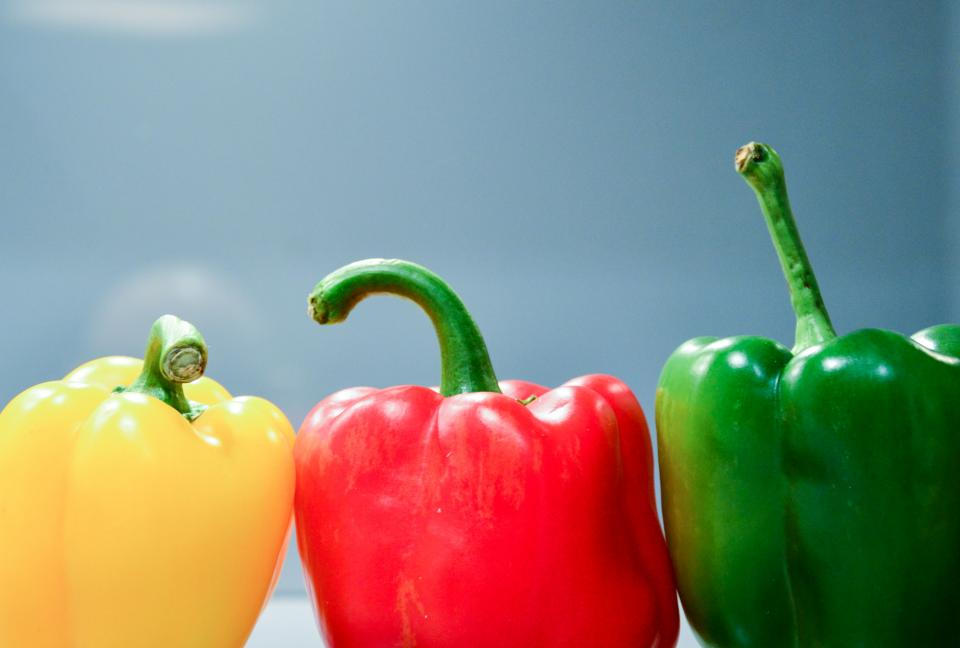
#> input picture data/images/capsicum.jpg, 960 x 648 px
$ python 20_desaturation.py
#> lines starting #> are read from the running program, lines starting #| are printed output that depends on the picture
import cv2
import numpy as np

img = cv2.imread('data/images/capsicum.jpg', 1)
#> img is the input picture: shape (648, 960, 3); mean B, G, R 121.7, 135.9, 138.8

cv2.imshow("original", img)

saturatuonScale = 0.01

hsvImage = cv2.cvtColor(img, cv2.COLOR_BGR2HSV)
#> hsvImage: shape (648, 960, 3); mean H, S, V 86.4, 135.3, 180

hsvImage = np.float32(hsvImage)
#> hsvImage: shape (648, 960, 3) float32; mean H, S, V 86.3, 135.5, 180.1

# 채널로 분리하는 함수
H, S, V = cv2.split(hsvImage)
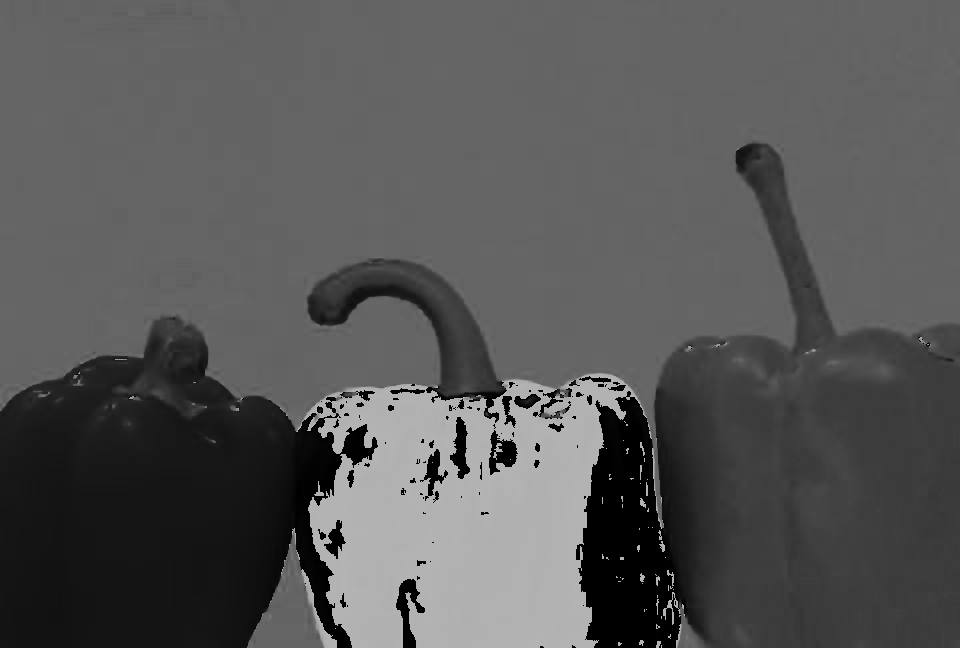
#> H: shape (648, 960) float32; min 0, max 179, mean 86.4
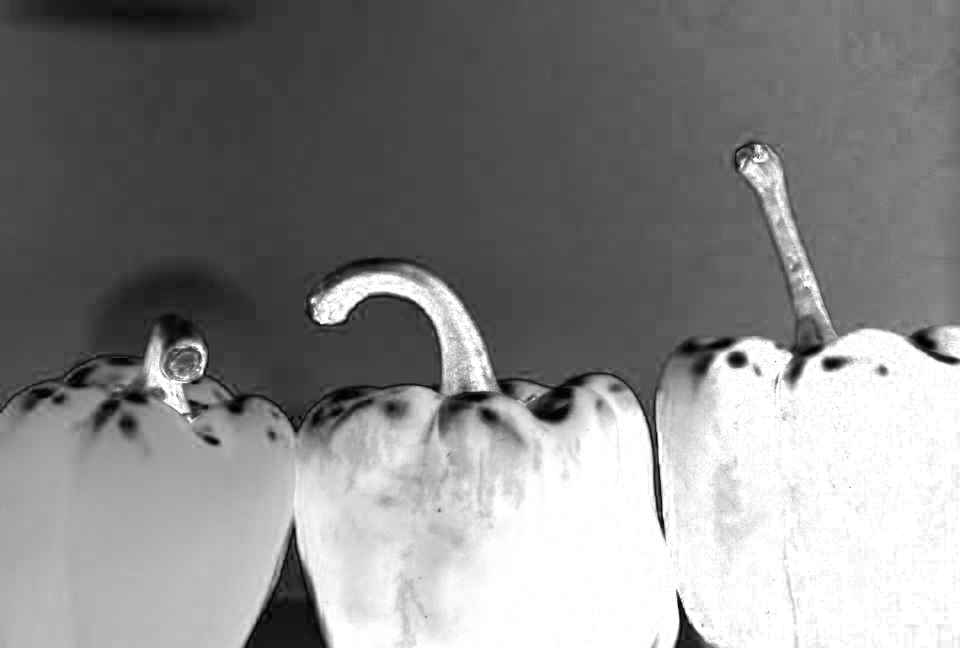
#> S: shape (648, 960) float32; min 0, max 255, mean 135.3
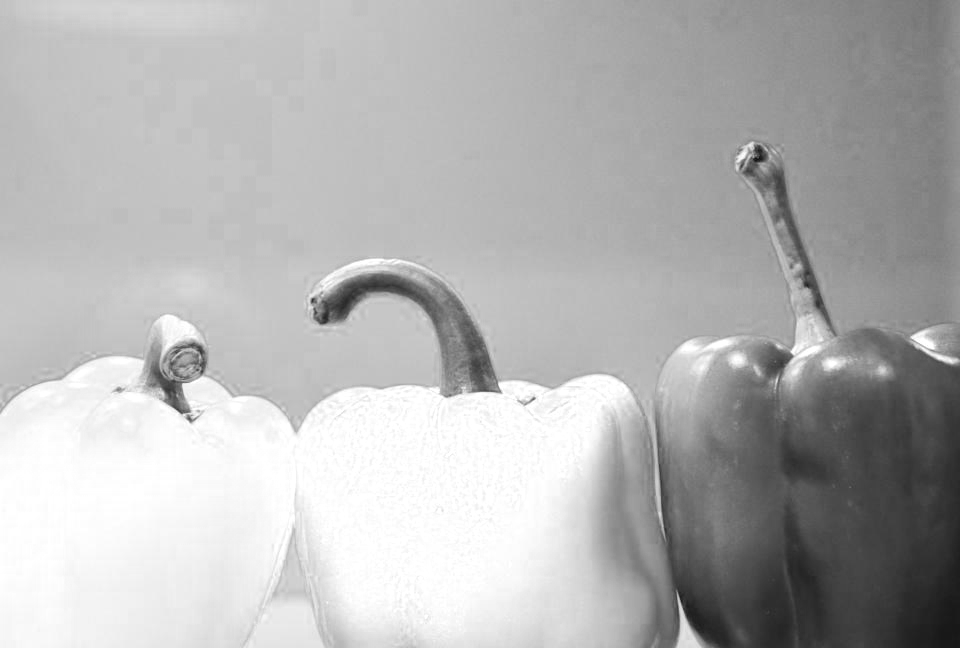
#> V: shape (648, 960) float32; min 15, max 255, mean 180

# 유용한함수 : np.clip 함수를 이용 0보다 작으면 0으로 맞추고
# 255보다 크면 255로 맞추라고 할 수 있다.

S = np.clip(S * saturatuonScale, 0, 255)

# 나눈 채널을 하나로 합치는 함수
hsvImage = cv2.merge( [ H, S, V ] )
#> hsvImage: shape (648, 960, 3) float32; mean H, S, V 86.3, 1.4, 180.1

# 위에서 float으로 작업을 했으므로, 다시 uint8로 변경해줘야 한다.
# hsvImage = hsvImage.astype(uint8)
hsvImage = np.uint8(hsvImage)
#> hsvImage: shape (648, 960, 3); mean H, S, V 86.4, 0.8, 180

# BGR로 다시 변경해야, 우리가 눈으로 확인 가능
imgBgr = cv2.cvtColor(hsvImage, cv2.COLOR_HSV2BGR)

cv2.imshow("cvt bgr", imgBgr)

cv2.waitKey()
cv2.destroyAllWindows()
